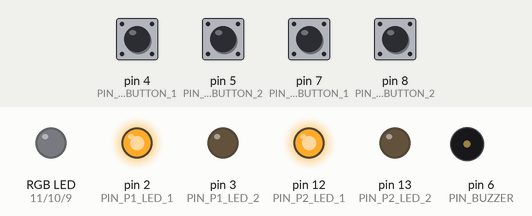
A sketch run on a simulated Arduino Uno, built with avr-gcc and run on an emulated ATmega328P. On the bench: an RGB LED mixed from three pins (HIGH = lit), output pins drawn as LEDs (lit = HIGH), buzzer (waves = sounding). Inputs (shaded band) come from the test bench; at power-on: pin 4 (PIN_P1_BUTTON_1), pin 5 (PIN_P1_BUTTON_2), pin 7 (PIN_P2_BUTTON_1), pin 8 (PIN_P2_BUTTON_2) LOW. Dim RGB values are drawn brighter than linear.

Above: at 8.1 s.
8.2 s: pin 5 (PIN_P1_BUTTON_2) pulled HIGH for 0.15 s
At 9.1 s:
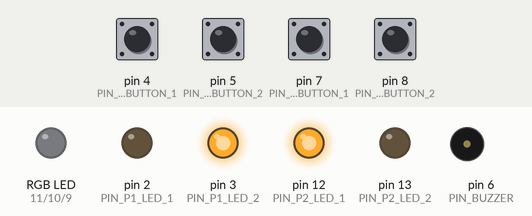
9.8 s: pin 4 (PIN_P1_BUTTON_1) pulled HIGH for 0.15 s
At 10.3 s:
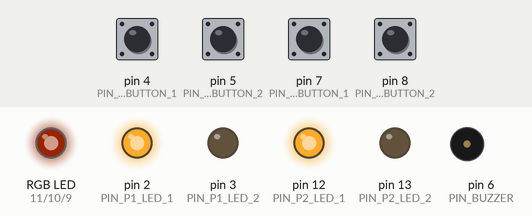
11.4 s: pin 8 (PIN_P2_BUTTON_2) pulled HIGH for 0.15 s
At 12.7 s:
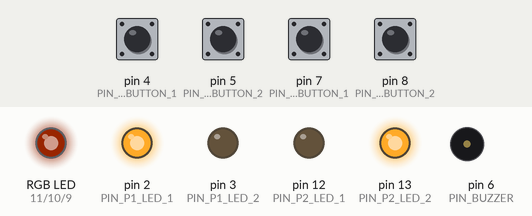
13.0 s: pin 5 (PIN_P1_BUTTON_2) pulled HIGH for 1 s
At 15.2 s:
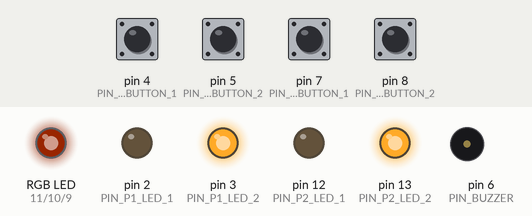
15.5 s: pin 7 (PIN_P2_BUTTON_1) pulled HIGH for 0.15 s
At 16.0 s:
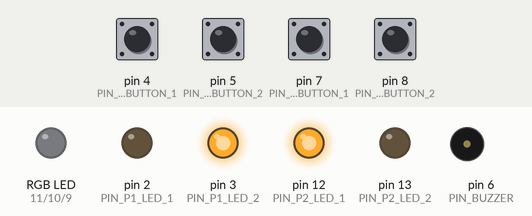
17.1 s: pin 8 (PIN_P2_BUTTON_2) pulled HIGH for 1 s
At 19.5 s:
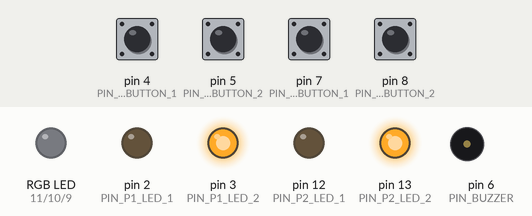
Timing chart, 0 to 20.6 s (numbered marks = the images above; inputs shaded):
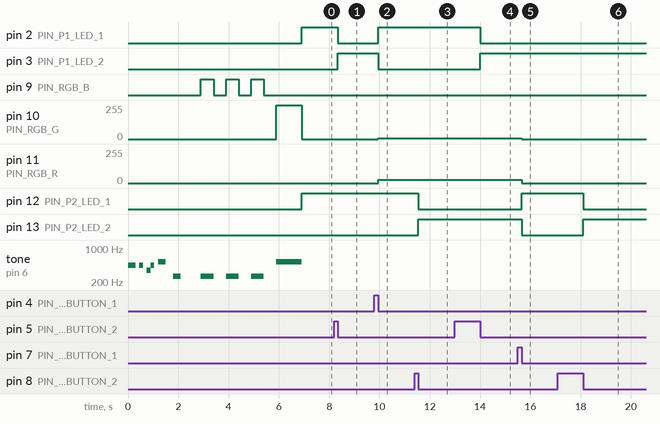

The sketch:

digital_tug_of_war_with_sound.ino
```cpp
//Game Config
#define WIN_OFFSET 10       //When a player edges the score away from the start position by this value, the game is over (max 128)

//Button Phases
//These ensure the player cycles through a complete motion of pressing and depressing each button in sequence
#define BUTTON_PHASE_NONE 0
#define BUTTON_PHASE_LEFT_BUTTON_DOWN 1
#define BUTTON_PHASE_LEFT_BUTTON_UP 2
#define BUTTON_PHASE_RIGHT_BUTTON_DOWN 3
#define BUTTON_PHASE_RIGHT_BUTTON_UP 4

//Player 1 Pins
#define PIN_P1_LED_1    2   //Player 1 LED 1
#define PIN_P1_LED_2    3   //Player 1 LED 2
#define PIN_P1_BUTTON_1 4   //Player 1 Button 1
#define PIN_P1_BUTTON_2 5   //Player 1 Button 2

//Player 2 Pins
#define PIN_P2_LED_1    12  //Player 1 LED 1
#define PIN_P2_LED_2    13  //Player 1 LED 2
#define PIN_P2_BUTTON_1 7   //Player 1 Button 1
#define PIN_P2_BUTTON_2 8   //Player 1 Button 2

//RGB LED Pins
#define PIN_RGB_R       11  //RGB Red
#define PIN_RGB_G       10  //RGB Green
#define PIN_RGB_B       9   //RGB Blue

//Buzzer Pins
#define PIN_BUZZER      6   //Buzzer

// Notes (Hz for the buzzer)
#define  NOTE_C1        261
#define  NODE_D1        294
#define  NOTE_E1        329
#define  NOTE_F1        349
#define  NOTE_G1        392
#define  NOTE_A1        440
#define  NOTE_B1        493
#define  NOTE_C2        523
#define  NOTE_REST      0

//Game Variables
bool player_1_toggle = false;                     //Player 1 Left / Right Toggle
byte player_1_button_phase = BUTTON_PHASE_NONE;   //This phase increments in each stage of the button press and releas cycle
unsigned long player_1_score = 0;                 //Player 1 current score

bool player_2_toggle = false;                     //Player 2 Left / Right Toggle
byte player_2_button_phase = BUTTON_PHASE_NONE;   //This phase increments in each stage of the button press and releas cycle
unsigned long player_2_score = 0;                 //Player 2 current score

int knot_position = 0;      //Were the knot is currently positioned over the centre line

void setup() {
  //Player 1 Pins
  pinMode(PIN_P1_LED_1, OUTPUT);
  pinMode(PIN_P1_LED_2, OUTPUT);
  pinMode(PIN_P1_BUTTON_1, INPUT);
  pinMode(PIN_P1_BUTTON_2, INPUT);

  //Player 2 Pins
  pinMode(PIN_P2_LED_1, OUTPUT);
  pinMode(PIN_P2_LED_2, OUTPUT);
  pinMode(PIN_P2_BUTTON_1, INPUT);
  pinMode(PIN_P2_BUTTON_2, INPUT);

  //RGB LEDs
  pinMode(PIN_RGB_R, OUTPUT);
  pinMode(PIN_RGB_G, OUTPUT);
  pinMode(PIN_RGB_B, OUTPUT);

  //Buzzer
  pinMode(PIN_BUZZER, OUTPUT);

  //play the game intro
  play_intro();
}

void loop() {
  //Read the Buttons for Player 1
  switch(player_1_button_phase) {
    case BUTTON_PHASE_NONE:
    case BUTTON_PHASE_LEFT_BUTTON_UP:
      //Player has pressed button 2
      if (digitalRead(PIN_P1_BUTTON_2)) {
        player_1_button_phase = BUTTON_PHASE_RIGHT_BUTTON_DOWN;
      }
      break;

    case BUTTON_PHASE_RIGHT_BUTTON_DOWN:
      //Player has released button 2
      if (!digitalRead(PIN_P1_BUTTON_2)) {
        player_1_button_phase = BUTTON_PHASE_RIGHT_BUTTON_UP;
        player_1_toggle = true;
      }
      break;

    case BUTTON_PHASE_RIGHT_BUTTON_UP:
      //Player has pressed button 1
      if (digitalRead(PIN_P1_BUTTON_1)) {
        player_1_button_phase = BUTTON_PHASE_LEFT_BUTTON_DOWN;
      }
      break;

    case BUTTON_PHASE_LEFT_BUTTON_DOWN:
      //Player has released button 1
      if (!digitalRead(PIN_P1_BUTTON_1)) {
        player_1_button_phase = BUTTON_PHASE_LEFT_BUTTON_UP;
        player_1_toggle = false;
        player_1_score++;
      }
      break;
  }

  //Read the Buttons for Player 2
  switch(player_2_button_phase) {
    case BUTTON_PHASE_NONE:
    case BUTTON_PHASE_LEFT_BUTTON_UP:
      //Player has pressed button 2
      if (digitalRead(PIN_P2_BUTTON_2)) {
        player_2_button_phase = BUTTON_PHASE_RIGHT_BUTTON_DOWN;
      }
      break;

    case BUTTON_PHASE_RIGHT_BUTTON_DOWN:
      //Player has released button 2
      if (!digitalRead(PIN_P2_BUTTON_2)) {
        player_2_button_phase = BUTTON_PHASE_RIGHT_BUTTON_UP;
        player_2_toggle = true;
      }
      break;

    case BUTTON_PHASE_RIGHT_BUTTON_UP:
      //Player has pressed button 1
      if (digitalRead(PIN_P2_BUTTON_1)) {
        player_2_button_phase = BUTTON_PHASE_LEFT_BUTTON_DOWN;
      }
      break;

    case BUTTON_PHASE_LEFT_BUTTON_DOWN:
      //Player has released button 1
      if (!digitalRead(PIN_P2_BUTTON_1)) {
        player_2_button_phase = BUTTON_PHASE_LEFT_BUTTON_UP;
        player_2_toggle = false;
        player_2_score++;
      }
      break;
  }

  //Update the player LEDs
  digitalWrite(PIN_P1_LED_1, !player_1_toggle);
  digitalWrite(PIN_P1_LED_2, player_1_toggle);
  digitalWrite(PIN_P2_LED_1, !player_2_toggle);
  digitalWrite(PIN_P2_LED_2, player_2_toggle);

  //Calculate how close one of the players is to winning
  int new_knot_position = player_2_score - player_1_score;
  if (new_knot_position != knot_position) {
    knot_position = new_knot_position;

    //If knot_position <= -WIN_OFFSET then player 1 wins. If bias >= WIN_OFFSET then player 2 wins
    if (knot_position <= -WIN_OFFSET) {
      play_winner(1);
    } else if (knot_position >= WIN_OFFSET) {
      play_winner(2);
    }

    //update the RGB LED
    if (knot_position < 0) {
      //Player 1 is winning. Make the RGB LED YELLOW and make the brightness reflect the degree of winnage
      analogWrite(PIN_RGB_R, map(WIN_OFFSET + knot_position, WIN_OFFSET, 0, 0, 255));
      analogWrite(PIN_RGB_G, map(WIN_OFFSET + knot_position, WIN_OFFSET, 0, 0, 64));
      analogWrite(PIN_RGB_B, 0);
    } else if (knot_position > 0) {
      //Player 2 is winning. Make the RGB LED RED and make the brightness reflect the degree of winnage
      analogWrite(PIN_RGB_R, map(WIN_OFFSET - knot_position, WIN_OFFSET, 0, 0, 255));
      analogWrite(PIN_RGB_G, 0);
      analogWrite(PIN_RGB_B, 0);
    } else {
      analogWrite(PIN_RGB_R, 0);
      analogWrite(PIN_RGB_G, 0);
      analogWrite(PIN_RGB_B, 0);
    }
  }

  //Give the CPU a rest for 5ms!
  delay(5);
}

/**
 * Play the Intro sequence
 */
void play_intro() {
  //Play a little intro melody
  tone(PIN_BUZZER, NOTE_A1, 150);
  delay(150);
  tone(PIN_BUZZER, NOTE_A1, 150);
  delay(300);
  tone(PIN_BUZZER, NOTE_A1, 150);
  delay(300);
  tone(PIN_BUZZER, NOTE_F1, 150);
  delay(150);
  tone(PIN_BUZZER, NOTE_A1, 150);
  delay(300);
  tone(PIN_BUZZER, NOTE_C2, 300);
  delay(600);
  tone(PIN_BUZZER, NOTE_C1, 300);
  delay(600);

  delay (500);

  //Turn off the RGB LED
  analogWrite(PIN_RGB_R, 0);
  analogWrite(PIN_RGB_G, 0);
  analogWrite(PIN_RGB_B, 0);

  //Flash the RGB LED Blue 3 times
  for (byte i = 0; i < 3; i++) {
    analogWrite(PIN_RGB_B, 255);
    tone(PIN_BUZZER, NOTE_C1, 500);
    delay (500);
    analogWrite(PIN_RGB_B, 0);
    delay(500);
  }

  //Turn the RGB LED Green for 1 second
  analogWrite(PIN_RGB_G, 255);
  tone(PIN_BUZZER, NOTE_C2, 1000);
  delay(1000);

  //Turn off the RGB LED
  analogWrite(PIN_RGB_R, 0);
  analogWrite(PIN_RGB_G, 0);
  analogWrite(PIN_RGB_B, 0);
}

/**
 * Play the Winner sequence
 */
void play_winner(byte winning_player) {
  //Play a "Winner" melody
  tone(PIN_BUZZER, NOTE_E1, 150);
  delay(300);
  tone(PIN_BUZZER, NOTE_E1, 150);
  delay(150);
  tone(PIN_BUZZER, NOTE_E1, 150);
  delay(150);
  tone(PIN_BUZZER, NOTE_A1, 600);

  for (byte i = 0; i < 5; i++) {
    //Turn everything off
    digitalWrite(PIN_P1_LED_1, 0);
    digitalWrite(PIN_P1_LED_2, 0);
    digitalWrite(PIN_P2_LED_1, 0);
    digitalWrite(PIN_P2_LED_2, 0);
    analogWrite(PIN_RGB_R, 0);
    analogWrite(PIN_RGB_G, 0);
    analogWrite(PIN_RGB_B, 0);

    delay(500);

    //Turn on just the winner's LEDs
    digitalWrite(PIN_P1_LED_1, (winning_player == 1));
    digitalWrite(PIN_P1_LED_2, (winning_player == 1));
    digitalWrite(PIN_P2_LED_1, (winning_player == 2));
    digitalWrite(PIN_P2_LED_2, (winning_player == 2));

    if (winning_player == 1) {
      analogWrite(PIN_RGB_R, 255);
      analogWrite(PIN_RGB_G, 64);
    } else if (winning_player == 2) {
      analogWrite(PIN_RGB_R, 255);
    }

    delay(500);
  }

  //Loop infinately (force the user to reset the arduino)
  while (1) {
    delay(250);
  }
}
```

Measured:
- after the input at 8.2 s, pin 2 (PIN_P1_LED_1): HIGH → LOW after 0.15 s; pin 3 (PIN_P1_LED_2): LOW → HIGH after 0.15 s
- after the input at 9.8 s, pin 2 (PIN_P1_LED_1): LOW → HIGH after 0.15 s; pin 3 (PIN_P1_LED_2): HIGH → LOW after 0.15 s; pin 10 (PIN_RGB_G): 0/255 → 6/255 after 0.15 s; pin 11 (PIN_RGB_R): 0/255 → 25/255 after 0.15 s
- after the input at 11.4 s, pin 12 (PIN_P2_LED_1): HIGH → LOW after 0.15 s; pin 13 (PIN_P2_LED_2): LOW → HIGH after 0.15 s
- after the input at 13.0 s, pin 2 (PIN_P1_LED_1): HIGH → LOW after 1.0 s; pin 3 (PIN_P1_LED_2): LOW → HIGH after 1.0 s
- after the input at 15.5 s, pin 10 (PIN_RGB_G): 6/255 → 0/255 after 0.15 s; pin 11 (PIN_RGB_R): 25/255 → 0/255 after 0.15 s; pin 12 (PIN_P2_LED_1): LOW → HIGH after 0.15 s; pin 13 (PIN_P2_LED_2): HIGH → LOW after 0.15 s
- after the input at 17.1 s, pin 12 (PIN_P2_LED_1): HIGH → LOW after 1.0 s; pin 13 (PIN_P2_LED_2): LOW → HIGH after 1.0 s
